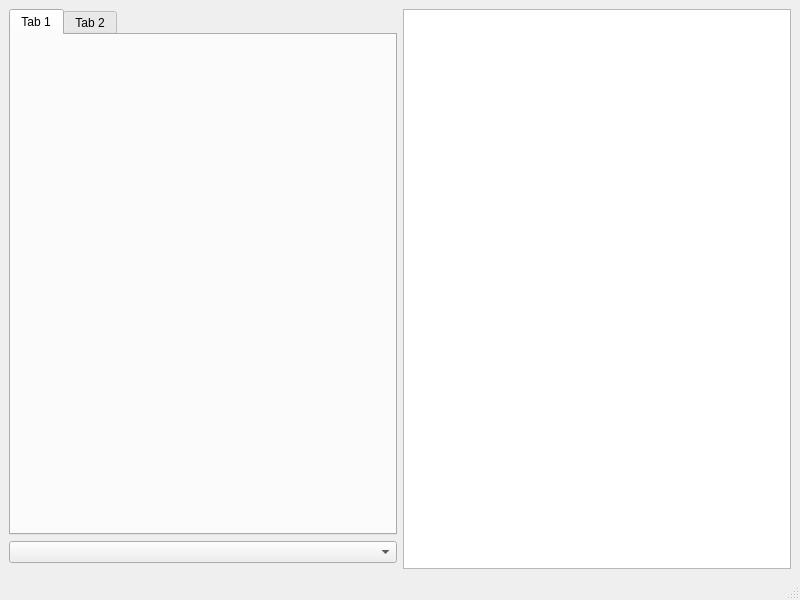
<?xml version="1.0" encoding="UTF-8"?>
<ui version="4.0">
 <class>MainWindow</class>
 <widget class="QMainWindow" name="MainWindow">
  <property name="geometry">
   <rect>
    <x>0</x>
    <y>0</y>
    <width>800</width>
    <height>600</height>
   </rect>
  </property>
  <property name="windowTitle">
   <string>MainWindow</string>
  </property>
  <widget class="QWidget" name="centralwidget">
   <layout class="QHBoxLayout" name="horizontalLayout">
    <item>
     <layout class="QVBoxLayout" name="verticalLayout">
      <item>
       <widget class="QTabWidget" name="tabWidget">
        <property name="currentIndex">
         <number>0</number>
        </property>
        <widget class="QWidget" name="tab">
         <attribute name="title">
          <string>Tab 1</string>
         </attribute>
        </widget>
        <widget class="QWidget" name="tab_2">
         <attribute name="title">
          <string>Tab 2</string>
         </attribute>
        </widget>
       </widget>
      </item>
      <item>
       <widget class="QComboBox" name="comboBox"/>
      </item>
      <item>
       <widget class="QWidget" name="widget" native="true"/>
      </item>
     </layout>
    </item>
    <item>
     <widget class="QListView" name="listView"/>
    </item>
   </layout>
  </widget>
  <widget class="QMenuBar" name="menubar">
   <property name="geometry">
    <rect>
     <x>0</x>
     <y>0</y>
     <width>800</width>
     <height>26</height>
    </rect>
   </property>
  </widget>
  <widget class="QStatusBar" name="statusbar"/>
 </widget>
 <resources/>
 <connections/>
</ui>
